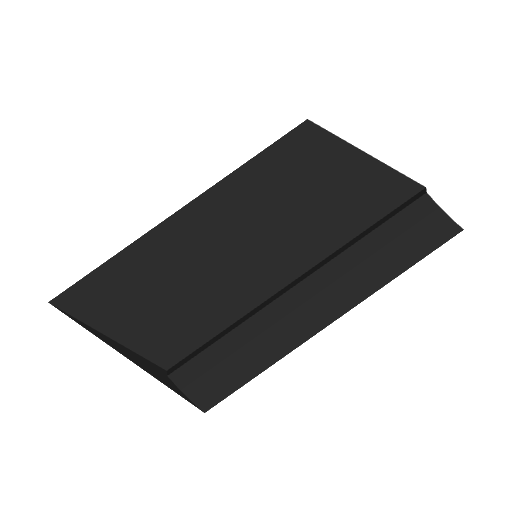
#> input picture hex-ramp/mf/Metadata/plate_1.png, 512 x 512 px
$ python tools_crop.py ../../hex-ramp/mf/Metadata/plate_1.png ../../hex-ramp/mf/Metadata/top_1.png 5 1.0
#> lines starting #> are read from the running program, lines starting #| are printed output that depends on the picture
"""Crop PNGs to their non-background content and trim empty margins."""
import sys
from PIL import Image, ImageChops
import numpy as np


def crop(path, out, pad=24, scale=1):
#> called with path = '../../hex-ramp/mf/Metadata/plate_1.png', out = '../../hex-ramp/mf/Metadata/top_1.png', pad = 5, scale = 1
    im = Image.open(path).convert("RGB")
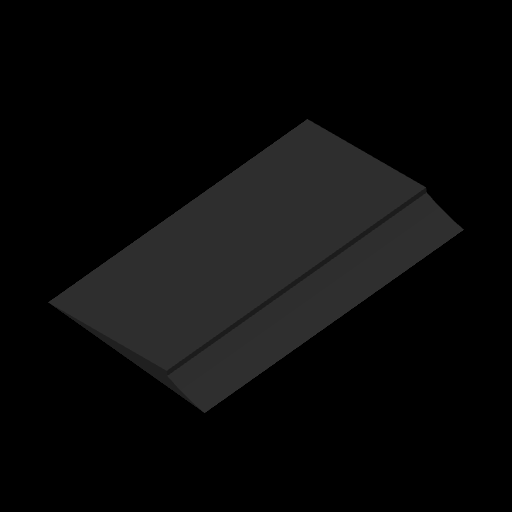
#> im: PIL image 512x512 RGB; min 0, max 47, mean 10.2
    bg = Image.new("RGB", im.size, (255, 253, 231))
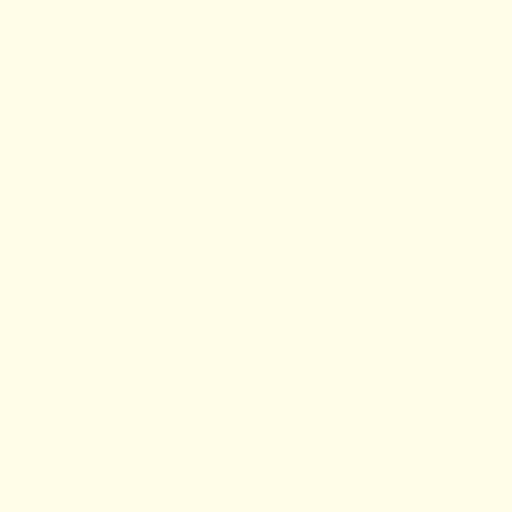
#> bg: PIL image 512x512 RGB; mean R, G, B 255, 253, 231
    diff = ImageChops.difference(im, bg)
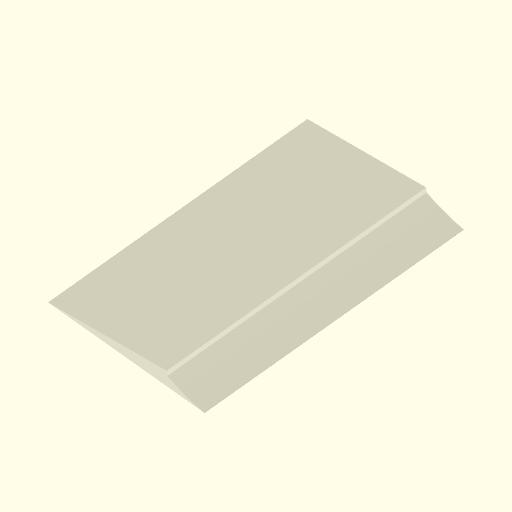
#> diff: PIL image 512x512 RGB; mean R, G, B 244.8, 242.8, 220.8
    arr = np.asarray(diff).sum(axis=2)
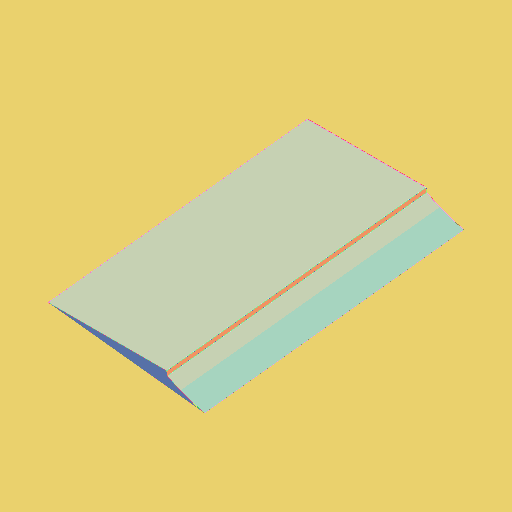
#> arr: shape (512, 512) uint64; 23 distinct labels, from 598 to 739; one colour per label, 0 black
    ys, xs = np.where(arr > 18)
    if len(xs) == 0:
        print("empty", path)
        return
    box = (max(0, xs.min() - pad), max(0, ys.min() - pad),
           min(im.width, xs.max() + pad), min(im.height, ys.max() + pad))
#> box = (0, 0, 512, 512)
    out_im = im.crop(box)
    if scale != 1:
        out_im = out_im.resize((int(out_im.width * scale), int(out_im.height * scale)),
                               Image.LANCZOS)
    out_im.save(out)
    print(out, out_im.size)
#| ../../hex-ramp/mf/Metadata/top_1.png (512, 512)


if __name__ == "__main__":
    crop(sys.argv[1], sys.argv[2],
         int(sys.argv[3]) if len(sys.argv) > 3 else 24,
         float(sys.argv[4]) if len(sys.argv) > 4 else 1)
